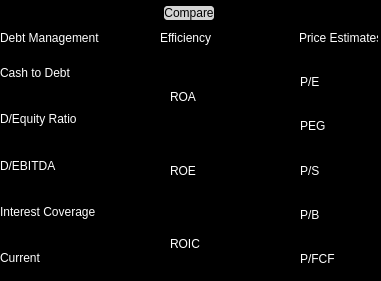
    <widget class="QFrame" name="stock_d_frame">
     <property name="geometry">
      <rect>
       <x>410</x>
       <y>290</y>
       <width>381</width>
       <height>281</height>
      </rect>
     </property>
     <property name="accessibleName">
      <string>stock_d_frame_widget</string>
     </property>
     <property name="styleSheet">
      <string notr="true">background: black;</string>
     </property>
     <property name="frameShape">
      <enum>QFrame::Shape::StyledPanel</enum>
     </property>
     <property name="frameShadow">
      <enum>QFrame::Shadow::Raised</enum>
     </property>
     <widget class="QWidget" name="layoutWidget_4">
      <property name="geometry">
       <rect>
        <x>0</x>
        <y>0</y>
        <width>216</width>
        <height>26</height>
       </rect>
      </property>
      <layout class="QHBoxLayout" name="stock_d_horizontal_layout">
       <property name="spacing">
        <number>0</number>
       </property>
       <item>
        <widget class="QLineEdit" name="stock_search_d_bar">
         <property name="styleSheet">
          <string notr="true">color: white;</string>
         </property>
        </widget>
       </item>
       <item>
        <widget class="QPushButton" name="stock_search_d_button">
         <property name="styleSheet">
          <string notr="true">QPushButton {
    border: 2px solid black;         /* Default border */
    border-radius: 5px;              /* Rounded corners */
    background-color: lightgray;     /* Default background color */
}
QPushButton:pressed {
    border: 3px solid red;           /* Thicker border when clicked */
    background-color: lightblue;     /* Background color when pressed */
}
QPushButton:hover {
    border: 2px dashed blue;         /* Dashed border on hover */
    background-color: lightgreen;    /* Background color when hovered */
}
</string>
         </property>
         <property name="text">
          <string>Compare</string>
         </property>
        </widget>
       </item>
      </layout>
     </widget>
     <widget class="QLabel" name="debt_management_d">
      <property name="geometry">
       <rect>
        <x>0</x>
        <y>30</y>
        <width>99</width>
        <height>16</height>
       </rect>
      </property>
      <property name="styleSheet">
       <string notr="true">color: white;  /* Text color */</string>
      </property>
      <property name="text">
       <string>Debt Management</string>
      </property>
     </widget>
     <widget class="QLabel" name="stock_d_efficiency">
      <property name="geometry">
       <rect>
        <x>160</x>
        <y>30</y>
        <width>51</width>
        <height>16</height>
       </rect>
      </property>
      <property name="styleSheet">
       <string notr="true">color: white;  /* Text color */</string>
      </property>
      <property name="text">
       <string>Efficiency</string>
      </property>
     </widget>
     <widget class="QLabel" name="stock_d_price_estimates">
      <property name="geometry">
       <rect>
        <x>299</x>
        <y>30</y>
        <width>79</width>
        <height>16</height>
       </rect>
      </property>
      <property name="styleSheet">
       <string notr="true">color: white;  /* Text color */</string>
      </property>
      <property name="text">
       <string>Price Estimates</string>
      </property>
     </widget>
     <widget class="QWidget" name="layoutWidget_6">
      <property name="geometry">
       <rect>
        <x>0</x>
        <y>50</y>
        <width>151</width>
        <height>231</height>
       </rect>
      </property>
      <layout class="QVBoxLayout" name="stock_d_debt_management_vertical_layout">
       <property name="spacing">
        <number>0</number>
       </property>
       <item>
        <widget class="QLabel" name="stock_d_cash_to_debt">
         <property name="enabled">
          <bool>false</bool>
         </property>
         <property name="styleSheet">
          <string notr="true">color: white;  /* Text color */</string>
         </property>
         <property name="text">
          <string>Cash to Debt</string>
         </property>
        </widget>
       </item>
       <item>
        <widget class="QLabel" name="stock_d_debt_to_equity">
         <property name="enabled">
          <bool>false</bool>
         </property>
         <property name="styleSheet">
          <string notr="true">color: white;  /* Text color */</string>
         </property>
         <property name="text">
          <string>D/Equity Ratio</string>
         </property>
        </widget>
       </item>
       <item>
        <widget class="QLabel" name="stock_d_debt_to_ebitda">
         <property name="enabled">
          <bool>false</bool>
         </property>
         <property name="styleSheet">
          <string notr="true">color: white;  /* Text color */</string>
         </property>
         <property name="text">
          <string>D/EBITDA</string>
         </property>
        </widget>
       </item>
       <item>
        <widget class="QLabel" name="stock_d_interest_coverage">
         <property name="enabled">
          <bool>false</bool>
         </property>
         <property name="styleSheet">
          <string notr="true">color: white;  /* Text color */</string>
         </property>
         <property name="text">
          <string>Interest Coverage</string>
         </property>
        </widget>
       </item>
       <item>
        <widget class="QLabel" name="stock_d_current_ratio">
         <property name="enabled">
          <bool>false</bool>
         </property>
         <property name="styleSheet">
          <string notr="true">color: white;  /* Text color */</string>
         </property>
         <property name="text">
          <string>Current</string>
         </property>
        </widget>
       </item>
      </layout>
     </widget>
     <widget class="QWidget" name="layoutWidget_10">
      <property name="geometry">
       <rect>
        <x>170</x>
        <y>60</y>
        <width>101</width>
        <height>221</height>
       </rect>
      </property>
      <layout class="QVBoxLayout" name="stock_d_efficiency_vertical_layout">
       <property name="spacing">
        <number>0</number>
       </property>
       <item>
        <widget class="QLabel" name="stock_d_roa">
         <property name="enabled">
          <bool>false</bool>
         </property>
         <property name="styleSheet">
          <string notr="true">color: white;  /* Text color */</string>
         </property>
         <property name="text">
          <string>ROA</string>
         </property>
        </widget>
       </item>
       <item>
        <widget class="QLabel" name="stock_d_roe">
         <property name="enabled">
          <bool>false</bool>
         </property>
         <property name="styleSheet">
          <string notr="true">color: white;  /* Text color */</string>
         </property>
         <property name="text">
          <string>ROE</string>
         </property>
        </widget>
       </item>
       <item>
        <widget class="QLabel" name="stock_d_roic">
         <property name="enabled">
          <bool>false</bool>
         </property>
         <property name="styleSheet">
          <string notr="true">color: white;  /* Text color */</string>
         </property>
         <property name="text">
          <string>ROIC</string>
         </property>
        </widget>
       </item>
      </layout>
     </widget>
     <widget class="QWidget" name="layoutWidget_13">
      <property name="geometry">
       <rect>
        <x>300</x>
        <y>60</y>
        <width>71</width>
        <height>221</height>
       </rect>
      </property>
      <layout class="QVBoxLayout" name="stock_d_price_estimates_vertical_layout">
       <property name="spacing">
        <number>0</number>
       </property>
       <item>
        <widget class="QLabel" name="stock_d_pe">
         <property name="enabled">
          <bool>false</bool>
         </property>
         <property name="styleSheet">
          <string notr="true">color: white;  /* Text color */</string>
         </property>
         <property name="text">
          <string>P/E</string>
         </property>
        </widget>
       </item>
       <item>
        <widget class="QLabel" name="stock_d_peg">
         <property name="enabled">
          <bool>false</bool>
         </property>
         <property name="styleSheet">
          <string notr="true">color: white;  /* Text color */</string>
         </property>
         <property name="text">
          <string>PEG</string>
         </property>
        </widget>
       </item>
       <item>
        <widget class="QLabel" name="stock_d_ps">
         <property name="enabled">
          <bool>false</bool>
         </property>
         <property name="styleSheet">
          <string notr="true">color: white;  /* Text color */</string>
         </property>
         <property name="text">
          <string>P/S</string>
         </property>
        </widget>
       </item>
       <item>
        <widget class="QLabel" name="stock_d_pb">
         <property name="enabled">
          <bool>false</bool>
         </property>
         <property name="styleSheet">
          <string notr="true">color: white;  /* Text color */</string>
         </property>
         <property name="text">
          <string>P/B</string>
         </property>
        </widget>
       </item>
       <item>
        <widget class="QLabel" name="stock_d_pfcf">
         <property name="enabled">
          <bool>false</bool>
         </property>
         <property name="styleSheet">
          <string notr="true">color: white;  /* Text color */</string>
         </property>
         <property name="text">
          <string>P/FCF</string>
         </property>
        </widget>
       </item>
      </layout>
     </widget>
    </widget>
